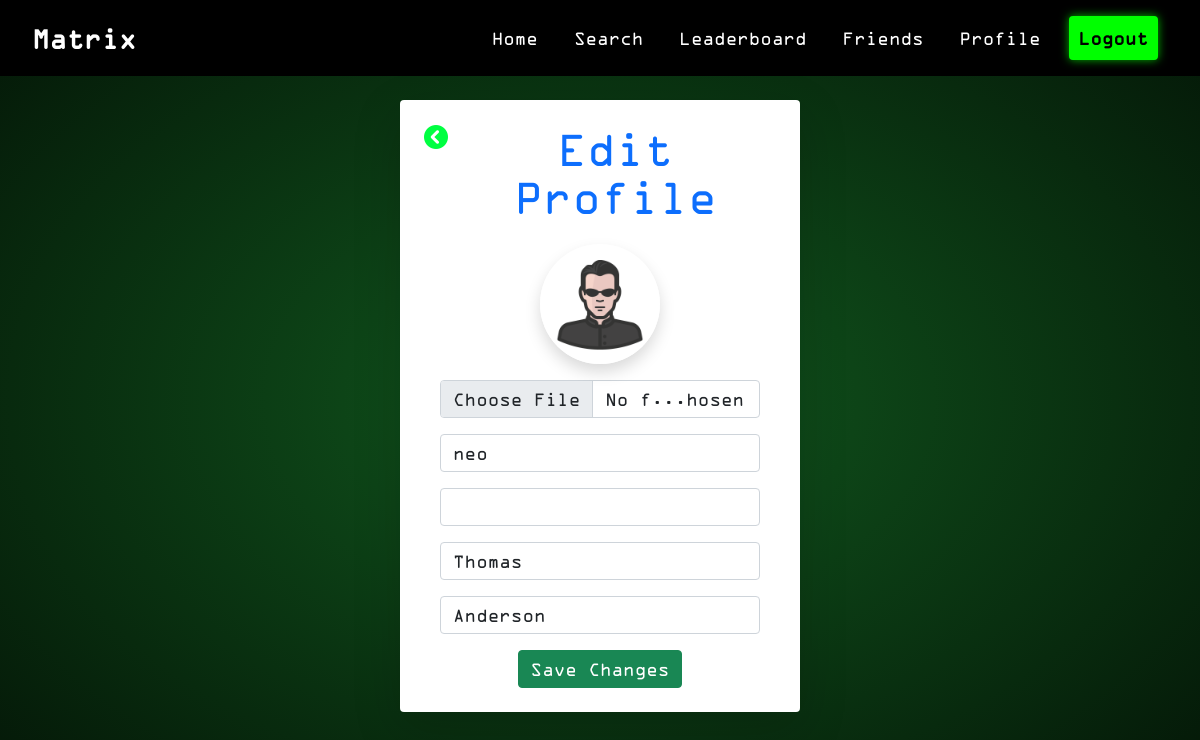
The page /profile/neo/edit/ (signed in) on the database its author committed.
### usermanage/models.py (models this page shows, shortened)
class CustomUser(AbstractUser):
    avatar = models.ImageField(upload_to=user_avatar_upload_path, default="default_user.png", blank=True, null=True, verbose_name="Avatar")
    is_42 = models.BooleanField(default=False, verbose_name="42 User")
    followers = models.ManyToManyField('self', related_name='followed_by', symmetrical=False)
    following = models.ManyToManyField('self', related_name='follows', symmetrical=False)
    is_online = models.BooleanField(default=False, verbose_name="Online Status")
    mp = models.IntegerField(default=0, verbose_name="Matrix Point")
    pong_total_matches = models.IntegerField(default=0, verbose_name="Total Pong Matches")
    pong_total_wins = models.IntegerField(default=0, verbose_name="Total Pong Wins")
    pong_total_losses = models.IntegerField(default=0, verbose_name="Total Pong Losses")
    pong_total_time = models.FloatField(default=0.0, verbose_name="Average Pong Match Duration (seconds)")
    rps_total_matches = models.IntegerField(default=0, verbose_name="Total RPS Matches")
    rps_total_wins = models.IntegerField(default=0, verbose_name="Total RPS Wins")
    rps_total_losses = models.IntegerField(default=0, verbose_name="Total RPS Losses")
    rps_total_time = models.FloatField(default=0.0, verbose_name="Average RPS Match Duration (seconds)")

### usermanage/views.py (the view, shortened to what this page needs)
# urls.py: path('profile/<str:username>/edit/', views.edit_profile, name='edit_profile'),
@login_required
@never_cache
def edit_profile(request, username):
    user = get_object_or_404(CustomUser, username=username)
    if request.user != user:
        return JsonResponse({'error': 'Unauthorized access'}, status=403)
    return render(request, 'usermanage/edit_profile.html', {'user': user})

### templates/usermanage/edit_profile.html (shortened to what this page needs)
{% extends '_index.html' %}
{% load static %}
{% block stylesheet%}
    <link rel="stylesheet" href="{% static 'css/usermanage/edit_profile.css' %}">
{% endblock %}
{% block content %}
<div class="container d-flex justify-content-center align-items-center mt-4">
    <div class="card shadow-lg border-0 p-4" style="max-width: 400px; width: 100%;">
        <div class="row">
            <div class="col-1">
                <a onclick="pageHandler('/profile/{{user.username}}')">
                    <i class="fa-solid fa-circle-chevron-left fa-xl"></i>
                </a>
            </div>
            <div class="col-11">
                <h1 class="text-center mb-4 text-primary">Edit Profile</h1>
            </div>
        </div>
        <form method="POST" enctype="multipart/form-data" id="editProfile" action="{% url 'edit_profile' user.username %}" onsubmit="event.preventDefault(); handleProfileEdit('editProfile');">
            <div class="d-flex justify-content-center align-items-center mb-2">
                <img src="{% if user.avatar %}{{ user.avatar.url }}{% else %}{% static 'img/placeholder.png' %}{% endif %}" class="img-fluid rounded-circle shadow" style="width: 120px; height: 120px; object-fit: cover;">
            </div>
            <div class="form-group form-group-edit-profile">
                <input type="file" class="form-control" id="avatar" name="avatar">
            </div>
            <div class="form-group form-group-edit-profile">
                <input type="text" class="form-control" id="username" name="username" value="{{ user.username|default:user.username }}" required>
            </div>
            <div class="form-group form-group-edit-profile">
                <input type="email" class="form-control" id="email" name="email" value="{{ user.email|default:user.email }}" required>
            </div>
            <div class="form-group form-group-edit-profile">
                <input type="text" class="form-control" id="first_name" name="first_name" value="{{ user.first_name|default:'Firstname' }}" required>
            </div>
            <div class="form-group form-group-edit-profile">
                <input type="text" class="form-control" id="last_name" name="last_name" value="{{ user.last_name|default:'Lastname' }}" required>
            </div>
            <div style="text-align: center;">
                <button type="submit" class="btn btn-success">Save Changes</button>
            </div>
        </form>
    </div>
{% endblock %}

### static/css/usermanage/edit_profile.css (style rules this page uses)
.form-group-edit-profile { margin: 1rem; }

### rows shown on the page
CustomUser: avatar (picture), username "neo", first_name "Thomas", last_name "Anderson"
